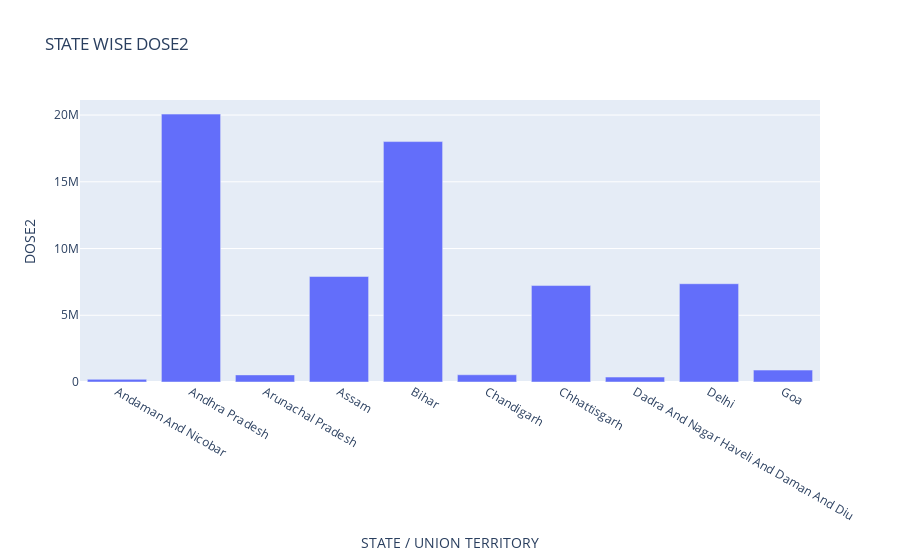

Here is the notebook cell this chart was saved with:
### Code cell
data = data2[['STATE / UNION TERRITORY','DOSE2']]#.nlargest(25,'DOSE2')
fig = px.bar(data, x = 'STATE / UNION TERRITORY',y = 'DOSE2',title="STATE WISE DOSE2")
fig.show()

### Figure 1 — Plotly figure (JSON) as saved in the notebook; plotly's stock layout.template omitted (floating-point values rounded to 4 significant figures)
{"data": [{"alignmentgroup": "True", "hovertemplate": "STATE / UNION TERRITORY=%{x}<br>DOSE2=%{y}<extra></extra>", "legendgroup": "", "marker": {"color": "#636efa", "pattern": {"shape": ""}}, "name": "", "offsetgroup": "", "orientation": "v", "showlegend": false, "textposition": "auto", "type": "bar", "x": ["Andaman And Nicobar", "Andhra Pradesh", "Arunachal Pradesh", "Assam", "Bihar", "Chandigarh", "Chhattisgarh", "Dadra And Nagar Haveli And Daman And Diu", "Delhi", "Goa"], "xaxis": "x", "y": [198731, 20072881, 531959, 7902711, 18014002, 541908, 7226577, 369465, 7364070, 892242], "yaxis": "y"}], "layout": {"barmode": "relative", "legend": {"tracegroupgap": 0}, "title": {"text": "STATE WISE DOSE2"}, "xaxis": {"anchor": "y", "domain": [0, 1], "title": {"text": "STATE / UNION TERRITORY"}}, "yaxis": {"anchor": "x", "domain": [0, 1], "title": {"text": "DOSE2"}}}}
